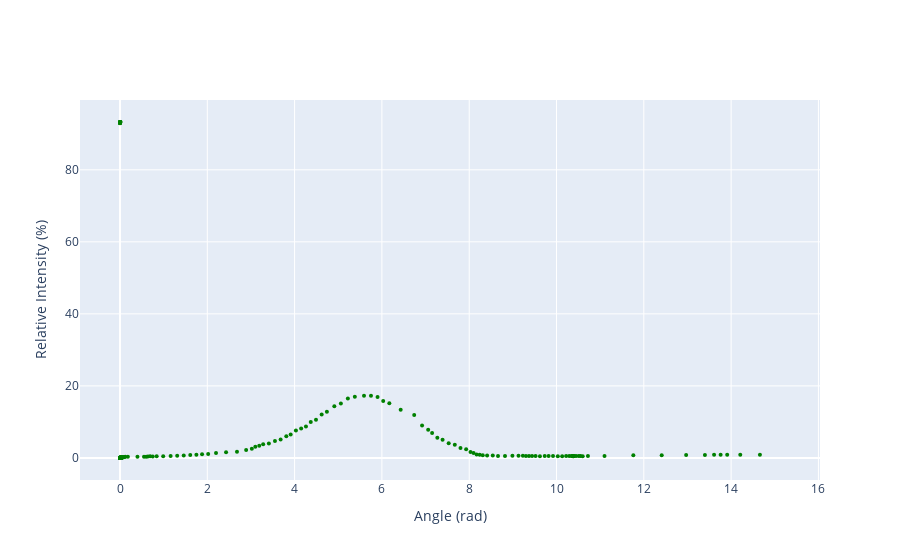

The cell this chart's notebook holds for it:
### Markdown cell above
### Grafica Relative Intensity (%) vs Angle (rad) usando la columna 14

### Code cell
import plotly

import plotly.graph_objects as go
import plotly.offline as pyo
from plotly.offline import init_notebook_mode
 
init_notebook_mode(connected=True)
import numpy as np
n = 0
for col in sheet.iter_cols(values_only=True):
  n += 1
  if n == 14: X = col
  elif n == 15: Y = col
fig = go.Figure(data=go.Scatter(x=X, y=Y, mode='lines+markers',marker=dict(color='green',symbol='circle', size=4,)))
fig.update_layout(xaxis_title="Angle (rad)",yaxis_title="Relative Intensity (%)")
fig.show()

### Figure 1 — Plotly figure (JSON) as saved in the notebook; plotly's stock layout.template omitted (floating-point values rounded to 4 significant figures; data arrays with more than 128 entries replaced by an {"elided": "..."} marker saying what was removed)
{"data": [{"marker": {"color": "green", "size": 4, "symbol": "circle"}, "mode": "lines+markers", "type": "scatter", "x": {"elided": "1212 mixed values"}, "y": {"elided": "1212 mixed values"}}], "layout": {"autosize": true, "xaxis": {"autorange": true, "range": [-0.9, 16.02], "title": {"text": "Angle (rad)"}, "type": "linear"}, "yaxis": {"autorange": true, "range": [-7.196, 100.4], "title": {"text": "Relative Intensity (%)"}, "type": "linear"}}}
